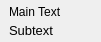
<?xml version="1.0" encoding="UTF-8"?>
<ui version="4.0">
 <class>StyledButton</class>
 <widget class="QWidget" name="StyledButton">
  <property name="geometry">
   <rect>
    <x>0</x>
    <y>0</y>
    <width>101</width>
    <height>42</height>
   </rect>
  </property>
  <property name="windowTitle">
   <string>Form</string>
  </property>
  <layout class="QHBoxLayout" name="horizontalLayout_2">
   <property name="spacing">
    <number>0</number>
   </property>
   <property name="leftMargin">
    <number>0</number>
   </property>
   <property name="topMargin">
    <number>0</number>
   </property>
   <property name="rightMargin">
    <number>0</number>
   </property>
   <property name="bottomMargin">
    <number>0</number>
   </property>
   <item>
    <widget class="QWidget" name="buttonBackground" native="true">
     <layout class="QHBoxLayout" name="horizontalLayout">
      <property name="spacing">
       <number>0</number>
      </property>
      <property name="leftMargin">
       <number>2</number>
      </property>
      <property name="topMargin">
       <number>2</number>
      </property>
      <property name="rightMargin">
       <number>2</number>
      </property>
      <property name="bottomMargin">
       <number>2</number>
      </property>
      <item>
       <widget class="QLabel" name="arrowIcon">
        <property name="sizePolicy">
         <sizepolicy hsizetype="Minimum" vsizetype="Minimum">
          <horstretch>0</horstretch>
          <verstretch>0</verstretch>
         </sizepolicy>
        </property>
        <property name="text">
         <string/>
        </property>
        <property name="pixmap">
         <pixmap resource="icons.qrc">:/icons/bullet_arrow_right.png</pixmap>
        </property>
       </widget>
      </item>
      <item>
       <layout class="QVBoxLayout" name="verticalLayout">
        <property name="spacing">
         <number>2</number>
        </property>
        <property name="leftMargin">
         <number>0</number>
        </property>
        <property name="topMargin">
         <number>2</number>
        </property>
        <property name="rightMargin">
         <number>0</number>
        </property>
        <property name="bottomMargin">
         <number>2</number>
        </property>
        <item>
         <widget class="QLabel" name="mainTextLabel">
          <property name="sizePolicy">
           <sizepolicy hsizetype="Preferred" vsizetype="Minimum">
            <horstretch>0</horstretch>
            <verstretch>0</verstretch>
           </sizepolicy>
          </property>
          <property name="text">
           <string>Main Text</string>
          </property>
          <property name="wordWrap">
           <bool>false</bool>
          </property>
         </widget>
        </item>
        <item>
         <widget class="QLabel" name="subtextLabel">
          <property name="sizePolicy">
           <sizepolicy hsizetype="Preferred" vsizetype="Minimum">
            <horstretch>0</horstretch>
            <verstretch>0</verstretch>
           </sizepolicy>
          </property>
          <property name="font">
           <font>
            <pointsize>10</pointsize>
           </font>
          </property>
          <property name="text">
           <string>Subtext</string>
          </property>
          <property name="wordWrap">
           <bool>false</bool>
          </property>
         </widget>
        </item>
       </layout>
      </item>
      <item>
       <spacer name="horizontalSpacer">
        <property name="orientation">
         <enum>Qt::Horizontal</enum>
        </property>
        <property name="sizeHint" stdset="0">
         <size>
          <width>40</width>
          <height>20</height>
         </size>
        </property>
       </spacer>
      </item>
     </layout>
    </widget>
   </item>
  </layout>
 </widget>
 <resources>
  <include location="icons.qrc"/>
 </resources>
 <connections/>
</ui>
